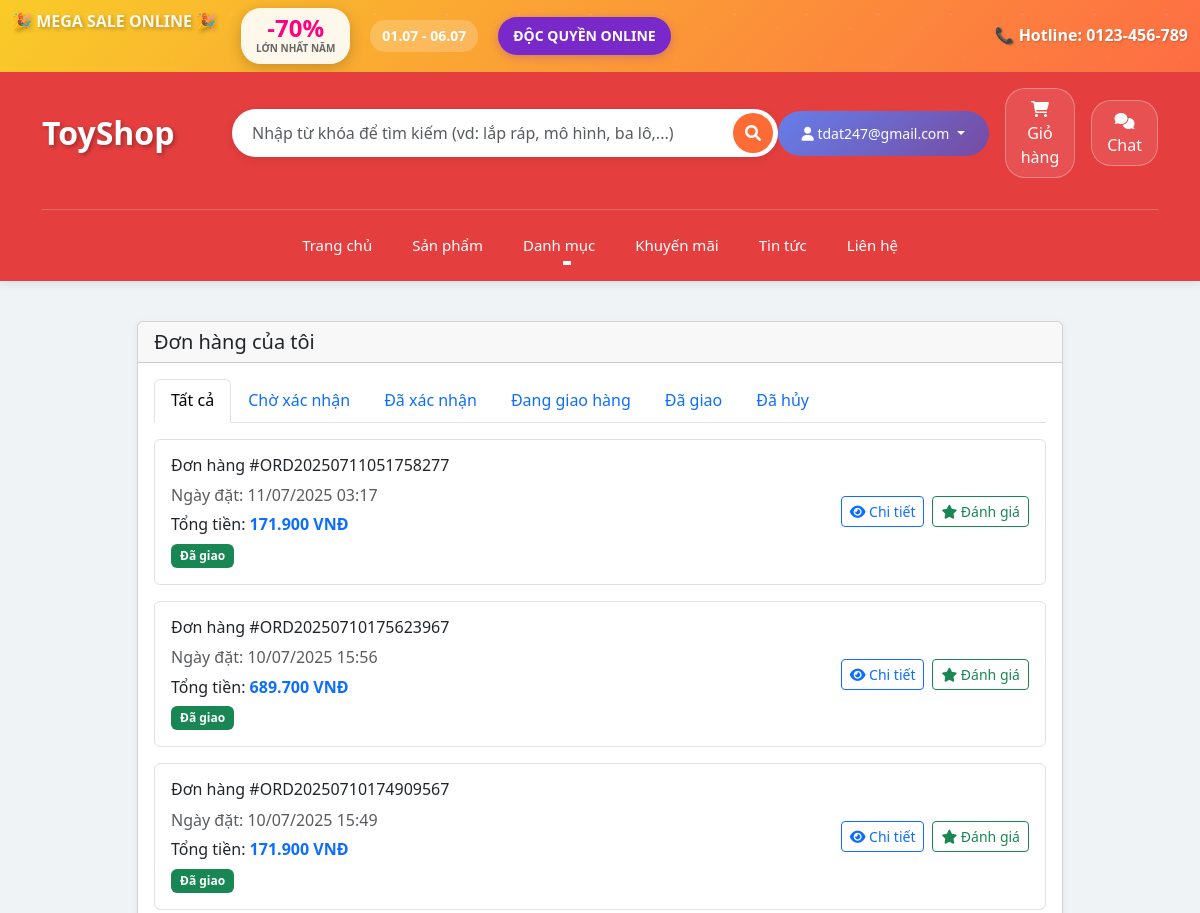
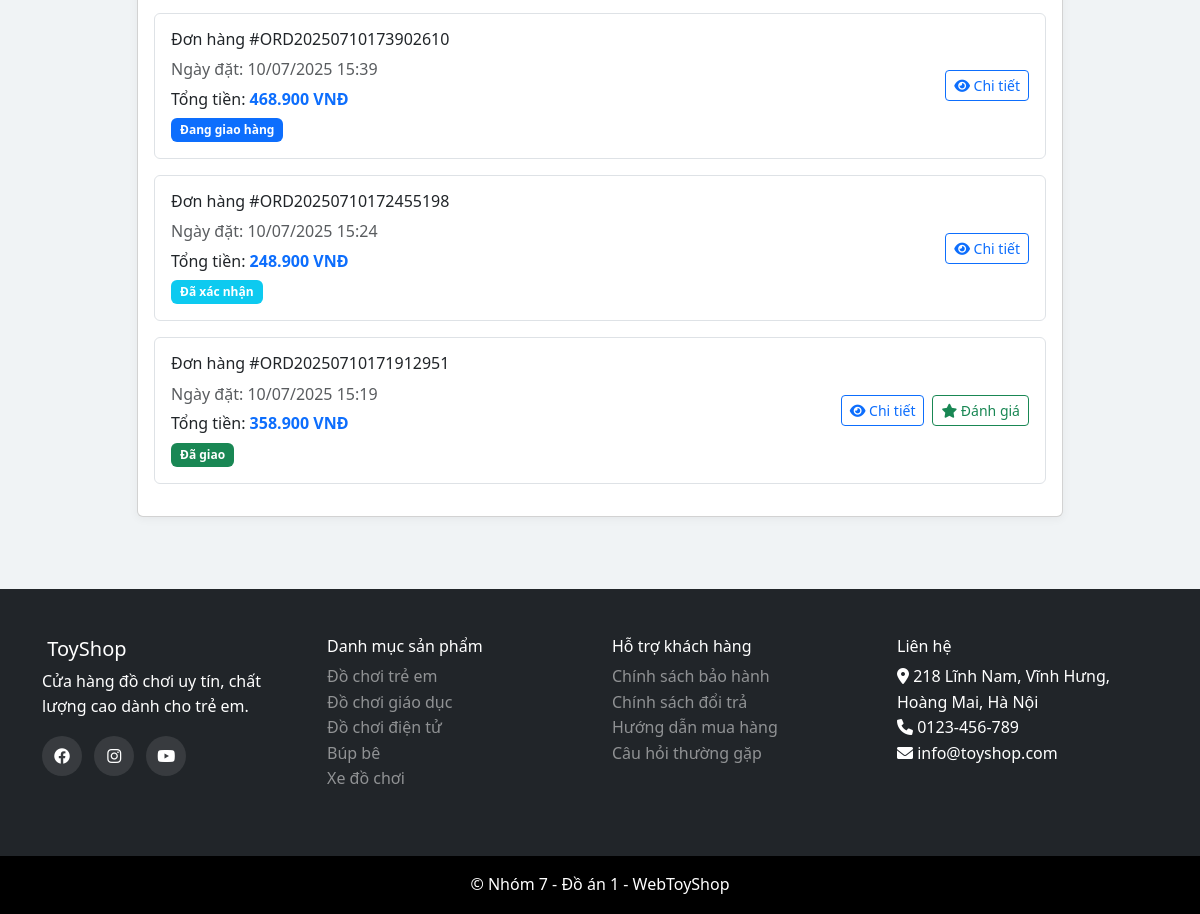
Page /customer/my_orders.php (signed in) on the committed database (2 pictures, top to bottom).
### tables this page shows
CREATE TABLE `orders` (
  `id` int(11) NOT NULL,
  `customer_id` int(11) DEFAULT NULL,
  `order_code` varchar(50) NOT NULL,
  `total_amount` decimal(10,2) NOT NULL,
  `status` enum('pending','confirmed','shipping','delivered','cancelled') DEFAULT 'pending',
  `payment_method` varchar(50) DEFAULT NULL,
  `payment_status` enum('pending','paid','failed') DEFAULT 'pending',
  `shipping_address` text DEFAULT NULL,
  `notes` text DEFAULT NULL,
  `created_at` timestamp NOT NULL DEFAULT current_timestamp(),
  `discount_id` int(11) DEFAULT NULL
);

CREATE TABLE `categories` (
  `id` int(11) NOT NULL,
  `name` varchar(100) NOT NULL,
  `description` text DEFAULT NULL,
  `image` varchar(255) DEFAULT NULL,
  `status` enum('active','inactive') DEFAULT 'active',
  `created_at` timestamp NOT NULL DEFAULT current_timestamp()
);

### config/database.php (called while the page is built, shortened)
<?php
$conn = new mysqli(DB_HOST, DB_USER, DB_PASS, DB_NAME);
$conn->set_charset("utf8mb4");
function executeQuery($sql, $params = []) {
    global $conn;
    $stmt = $conn->prepare($sql);
    if (!empty($params)) {
        $types = '';
        foreach ($params as $param) {
            if (is_int($param)) {
                $types .= 'i';
            } elseif (is_float($param)) {
                $types .= 'd';
            } elseif (is_string($param)) {
                $types .= 's';
            } else {
                $types .= 's';
            }
        }
        if (!$stmt->bind_param($types, ...$params)) {
            error_log("Binding parameters failed: " . $stmt->error);
            $stmt->close();
            return false;
        }
    }
    if (!$stmt->execute()) {
        error_log("Execute failed: " . $stmt->error);
        $stmt->close();
        return false;
    }
    if (strpos(strtoupper($sql), 'SELECT') === 0) {
        $result = $stmt->get_result();
        return $result;
    }
    return true;
}
function fetchAll($sql, $params = []) {
    $result = executeQuery($sql, $params);
    $data = [];
    if ($result && $result !== true) {
        while ($row = $result->fetch_assoc()) {
            $data[] = $row;
        }
    }
    return $data;
}
?>

### includes/functions.php (called while the page is built, shortened)
<?php
function formatMoney($amount) {
    return number_format($amount, 0, ',', '.') . ' VNĐ';
}
?>

### customer/my_orders.php (the view, shortened to what this page needs)
<?php
include '../includes/header.php';
$customer_id = $_SESSION['customer_id'];
$status = $_GET['status'] ?? 'all';
$whereClause = "WHERE customer_id = ?";
$params = [$customer_id];
$orders = fetchAll("SELECT * FROM orders $whereClause ORDER BY created_at DESC", $params);
?>
<div class="container py-4">
    <div class="row justify-content-center">
        <div class="col-md-10">
            <div class="card">
                <div class="card-header">
                    <h5 class="mb-0">Đơn hàng của tôi</h5>
                </div>
                <div class="card-body">
                    <ul class="nav nav-tabs mb-3">
                        <li class="nav-item">
                            <a class="nav-link <?php echo $status == 'all' ? 'active' : ''; ?>"
                               href="?status=all">Tất cả</a>
                        </li>
                        <li class="nav-item">
                            <a class="nav-link <?php echo $status == 'pending' ? 'active' : ''; ?>"
                               href="?status=pending">Chờ xác nhận</a>
                        </li>
                        <li class="nav-item">
                            <a class="nav-link <?php echo $status == 'confirmed' ? 'active' : ''; ?>"
                               href="?status=confirmed">Đã xác nhận</a>
                        </li>
                        <li class="nav-item">
                            <a class="nav-link <?php echo $status == 'shipping' ? 'active' : ''; ?>"
                               href="?status=shipping">Đang giao hàng</a>
                        </li>
                        <li class="nav-item">
                            <a class="nav-link <?php echo $status == 'delivered' ? 'active' : ''; ?>"
                               href="?status=delivered">Đã giao</a>
                        </li>
                        <li class="nav-item">
                            <a class="nav-link <?php echo $status == 'cancelled' ? 'active' : ''; ?>"
                               href="?status=cancelled">Đã hủy</a>
                        </li>
                    </ul>
                    <?php if (empty($orders)): ?>
                        <div class="text-center py-5">
                            <i class="fas fa-box fa-3x text-muted mb-3"></i>
                            <p class="text-muted">Chưa có đơn hàng nào</p>
                            <a href="../products.php" class="btn btn-primary">MUA SẮM NGAY</a>
                        </div>
                    <?php else: ?>
                        <?php foreach ($orders as $order): ?>
                            <div class="order-item border rounded p-3 mb-3">
                                <div class="row align-items-center">
                                    <div class="col-md-8">
                                        <h6>Đơn hàng #<?php echo $order['order_code']; ?></h6>
                                        <p class="text-muted mb-1">
                                            Ngày đặt: <?php echo date('d/m/Y H:i', strtotime($order['created_at'])); ?>
                                        </p>
                                        <p class="mb-1">
                                            Tổng tiền: <strong class="text-primary"><?php echo formatMoney($order['total_amount']); ?></strong>
                                        </p>
                                        <span class="badge bg-<?php
                                            echo match($order['status']) {
                                                'pending' => 'warning',
                                                'confirmed' => 'info',
                                                'shipping' => 'primary',
                                                'delivered' => 'success',
                                                'cancelled' => 'danger',
                                                default => 'secondary'
                                            };
                                        ?>">
                                            <?php
                                            echo match($order['status']) {
                                                'pending' => 'Chờ xác nhận',
                                                'confirmed' => 'Đã xác nhận',
                                                'shipping' => 'Đang giao hàng',
                                                'delivered' => 'Đã giao',
                                                'cancelled' => 'Đã hủy',
                                                default => 'Không xác định'
                                            };
                                            ?>
                                        </span>
                                    </div>
                                    <div class="col-md-4">
                                        <div class="d-flex gap-2 justify-content-end">
                                            <a href="order_detail.php?id=<?php echo $order['id']; ?>"
                                               class="btn btn-outline-primary btn-sm"><i class="fas fa-eye"></i> Chi tiết</a>
                                            <?php if ($order['status'] == 'delivered'): ?>
                                                <a href="review_product.php?order_id=<?php echo $order['id']; ?>"
                                                   class="btn btn-outline-success btn-sm"><i class="fas fa-star"></i> Đánh giá</a>
                                            <?php endif; ?>
                                        </div>
                                    </div>
                                </div>
                            </div>
                        <?php endforeach; ?>
                    <?php endif; ?>
                </div>
            </div>
        </div>
    </div>
</div>
<?php include '../includes/footer.php'; ?>

### includes/footer.php (shortened to what this page needs)
    <footer class="footer bg-dark text-white mt-5">
        <div class="container py-5">
            <div class="row">
                <div class="col-md-3">
                    <h5><i class="fas fa-toy-brick"></i> ToyShop</h5>
                    <p>Cửa hàng đồ chơi uy tín, chất lượng cao dành cho trẻ em.</p>
                    <div class="social-links">
                        <a href="#" class="text-white me-2"><i class="fab fa-facebook"></i></a>
                        <a href="#" class="text-white me-2"><i class="fab fa-instagram"></i></a>
                        <a href="#" class="text-white me-2"><i class="fab fa-youtube"></i></a>
                    </div>
                </div>
                <div class="col-md-3">
                    <h6>Danh mục sản phẩm</h6>
                    <ul class="list-unstyled">
                        <?php
                        $categories = fetchAll("SELECT * FROM categories WHERE status = 'active' LIMIT 5");
                        foreach ($categories as $category):
                        ?>
                            <li><a href="category.php?id=<?php echo $category['id']; ?>" class="text-white-50"><?php echo $category['name']; ?></a></li>
                        <?php endforeach; ?>
                    </ul>
                </div>
                <div class="col-md-3">
                    <h6>Hỗ trợ khách hàng</h6>
                    <ul class="list-unstyled">
                        <li><a href="#" class="text-white-50">Chính sách bảo hành</a></li>
                        <li><a href="#" class="text-white-50">Chính sách đổi trả</a></li>
                        <li><a href="#" class="text-white-50">Hướng dẫn mua hàng</a></li>
                        <li><a href="#" class="text-white-50">Câu hỏi thường gặp</a></li>
                    </ul>
                </div>
                <div class="col-md-3">
                    <h6>Liên hệ</h6>
                    <ul class="list-unstyled">
                        <li><i class="fas fa-map-marker-alt"></i> 218 Lĩnh Nam, Vĩnh Hưng, Hoàng Mai, Hà Nội</li>
                        <li><i class="fas fa-phone"></i> 0123-456-789</li>
                        <li><i class="fas fa-envelope"></i> info@toyshop.com</li>
                    </ul>
                </div>
            </div>
        </div>
        <div class="footer-bottom bg-black py-3">
            <div class="container">
                <div class="row align-items-center">
                    <div class="col-12 text-center">
                        <p class="mb-0">&copy; Nhóm 7 - Đồ án 1 - WebToyShop</p>
                    </div>
                </div>
            </div>
        </div>
    </footer>
</body>
</html>

### assets/css/style.css (style rules this page uses)
:root { --primary-color: #007bff; --secondary-color: #6c757d; --success-color: #28a745; --danger-color: #dc3545; --warning-color: #ffc107; --info-color: #17a2b8; --light-color: #da4167; --dark-color: #343a40; --bg-color: #f7f8f9; }
body { font-family: "Segoe UI", Tahoma, Geneva, Verdana, sans-serif; line-height: 1.6; background-color: var(--bg-color); }
.footer { margin-top: auto; }
.social-links a { display: inline-block; width: 40px; height: 40px; line-height: 40px; text-align: center; border-radius: 50%; background: rgba(255, 255, 255, 0.1); transition: all 0.3s ease; }
.order-item { transition: all 0.3s ease; }
.card { transition: all 0.3s ease; }
.badge { font-size: 0.75em; padding: 0.5em 0.75em; }
.card, .product-card, .category-card .card, .account-card { background-color: #ffffff; box-shadow: 0 2px 10px rgba(0, 0, 0, 0.05); }

### assets/css/custom.css (style rules this page uses)
body { background-color: #f0f3f5; }
.card, .product-card, .category-card .card, .account-card { background-color: #ffffff; box-shadow: 0 2px 10px rgba(0, 0, 0, 0.05); }

### includes/footer.php (style rules this page uses)
.footer a { text-decoration: none !important; }

### rows in the picture
orders: order_code "ORD20250711051758277", created_at "11/07/2025 03:17", total_amount "171.900 VNĐ", status "Đã giao"
orders: order_code "ORD20250710175623967", created_at "10/07/2025 15:56", total_amount "689.700 VNĐ", status "Đã giao"
orders: order_code "ORD20250710174909567", created_at "10/07/2025 15:49", total_amount "171.900 VNĐ", status "Đã giao"
orders: order_code "ORD20250710173902610", created_at "10/07/2025 15:39", total_amount "468.900 VNĐ", status "Đang giao hàng"
orders: order_code "ORD20250710172455198", created_at "10/07/2025 15:24", total_amount "248.900 VNĐ", status "Đã xác nhận"
orders: order_code "ORD20250710171912951", created_at "10/07/2025 15:19", total_amount "358.900 VNĐ", status "Đã giao"
categories: name "Đồ chơi trẻ em"
categories: name "Đồ chơi giáo dục"
categories: name "Đồ chơi điện tử"
categories: name "Búp bê"
categories: name "Xe đồ chơi"

### other values in the picture
$_SESSION['customer_name'] "tdat247@gmail.com"
